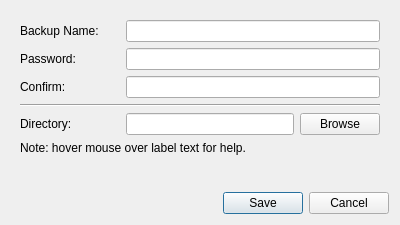
<?xml version="1.0" encoding="UTF-8"?>
<ui version="4.0">
 <class>ConfigLocalDialog</class>
 <widget class="QDialog" name="ConfigLocalDialog">
  <property name="geometry">
   <rect>
    <x>0</x>
    <y>0</y>
    <width>400</width>
    <height>225</height>
   </rect>
  </property>
  <property name="windowTitle">
   <string>Configure Local Directory</string>
  </property>
  <layout class="QVBoxLayout" name="verticalLayout">
   <item alignment="Qt::AlignTop">
    <widget class="QWidget" name="widget" native="true">
     <layout class="QVBoxLayout" name="verticalLayout_2">
      <item>
       <layout class="QHBoxLayout" name="horizontalLayout">
        <item>
         <widget class="QLabel" name="label">
          <property name="minimumSize">
           <size>
            <width>100</width>
            <height>0</height>
           </size>
          </property>
          <property name="maximumSize">
           <size>
            <width>100</width>
            <height>16777215</height>
           </size>
          </property>
          <property name="toolTip">
           <string>&lt;html&gt;&lt;head/&gt;&lt;body&gt;&lt;p&gt;&lt;span style=&quot; font-weight:600;&quot;&gt;Backup Name:&lt;/span&gt;&lt;/p&gt;&lt;p&gt;Something descriptive to help your remember what this backup contains (eg: My Pictures).&lt;/p&gt;&lt;/body&gt;&lt;/html&gt;</string>
          </property>
          <property name="text">
           <string>Backup Name:</string>
          </property>
         </widget>
        </item>
        <item>
         <widget class="QLineEdit" name="name_line_edit"/>
        </item>
       </layout>
      </item>
      <item>
       <layout class="QHBoxLayout" name="horizontalLayout_2">
        <item>
         <widget class="QLabel" name="label_2">
          <property name="minimumSize">
           <size>
            <width>100</width>
            <height>0</height>
           </size>
          </property>
          <property name="maximumSize">
           <size>
            <width>100</width>
            <height>16777215</height>
           </size>
          </property>
          <property name="toolTip">
           <string>&lt;html&gt;&lt;head/&gt;&lt;body&gt;&lt;p&gt;&lt;span style=&quot; font-weight:600;&quot;&gt;Password:&lt;/span&gt;&lt;/p&gt;&lt;p&gt;Your data will be encrypted with this. Make sure to write it down. You will LOSE YOUR DATA if you lose this password.&lt;/p&gt;&lt;/body&gt;&lt;/html&gt;</string>
          </property>
          <property name="text">
           <string>Password:</string>
          </property>
         </widget>
        </item>
        <item>
         <widget class="QLineEdit" name="password_line_edit">
          <property name="echoMode">
           <enum>QLineEdit::Password</enum>
          </property>
         </widget>
        </item>
       </layout>
      </item>
      <item>
       <layout class="QHBoxLayout" name="horizontalLayout_3">
        <item>
         <widget class="QLabel" name="label_3">
          <property name="minimumSize">
           <size>
            <width>100</width>
            <height>0</height>
           </size>
          </property>
          <property name="maximumSize">
           <size>
            <width>100</width>
            <height>16777215</height>
           </size>
          </property>
          <property name="toolTip">
           <string>&lt;html&gt;&lt;head/&gt;&lt;body&gt;&lt;p&gt;Re-type your password.&lt;/p&gt;&lt;/body&gt;&lt;/html&gt;</string>
          </property>
          <property name="text">
           <string>Confirm:</string>
          </property>
         </widget>
        </item>
        <item>
         <widget class="QLineEdit" name="confirm_password_line_edit">
          <property name="echoMode">
           <enum>QLineEdit::Password</enum>
          </property>
         </widget>
        </item>
       </layout>
      </item>
      <item>
       <widget class="Line" name="line">
        <property name="orientation">
         <enum>Qt::Horizontal</enum>
        </property>
       </widget>
      </item>
      <item>
       <layout class="QHBoxLayout" name="horizontalLayout_4">
        <item>
         <widget class="QLabel" name="label_4">
          <property name="minimumSize">
           <size>
            <width>100</width>
            <height>0</height>
           </size>
          </property>
          <property name="maximumSize">
           <size>
            <width>100</width>
            <height>16777215</height>
           </size>
          </property>
          <property name="toolTip">
           <string>&lt;html&gt;&lt;head/&gt;&lt;body&gt;&lt;p&gt;&lt;span style=&quot; font-weight:600;&quot;&gt;Directory:&lt;/span&gt;&lt;/p&gt;&lt;p&gt;The location of the local directory where your backups will go.&lt;/p&gt;&lt;/body&gt;&lt;/html&gt;</string>
          </property>
          <property name="text">
           <string>Directory:</string>
          </property>
         </widget>
        </item>
        <item>
         <widget class="QLineEdit" name="local_directory_line_edit">
          <property name="readOnly">
           <bool>true</bool>
          </property>
         </widget>
        </item>
        <item>
         <widget class="QPushButton" name="browse_button">
          <property name="text">
           <string>Browse</string>
          </property>
         </widget>
        </item>
       </layout>
      </item>
      <item>
       <widget class="QLabel" name="label_5">
        <property name="text">
         <string>Note: hover mouse over label text for help.</string>
        </property>
       </widget>
      </item>
     </layout>
    </widget>
   </item>
   <item>
    <widget class="QDialogButtonBox" name="buttonBox">
     <property name="orientation">
      <enum>Qt::Horizontal</enum>
     </property>
     <property name="standardButtons">
      <set>QDialogButtonBox::Cancel|QDialogButtonBox::Save</set>
     </property>
    </widget>
   </item>
  </layout>
 </widget>
 <resources/>
 <connections>
  <connection>
   <sender>buttonBox</sender>
   <signal>accepted()</signal>
   <receiver>ConfigLocalDialog</receiver>
   <slot>accept()</slot>
   <hints>
    <hint type="sourcelabel">
     <x>248</x>
     <y>254</y>
    </hint>
    <hint type="destinationlabel">
     <x>157</x>
     <y>274</y>
    </hint>
   </hints>
  </connection>
  <connection>
   <sender>buttonBox</sender>
   <signal>rejected()</signal>
   <receiver>ConfigLocalDialog</receiver>
   <slot>reject()</slot>
   <hints>
    <hint type="sourcelabel">
     <x>316</x>
     <y>260</y>
    </hint>
    <hint type="destinationlabel">
     <x>286</x>
     <y>274</y>
    </hint>
   </hints>
  </connection>
 </connections>
</ui>
